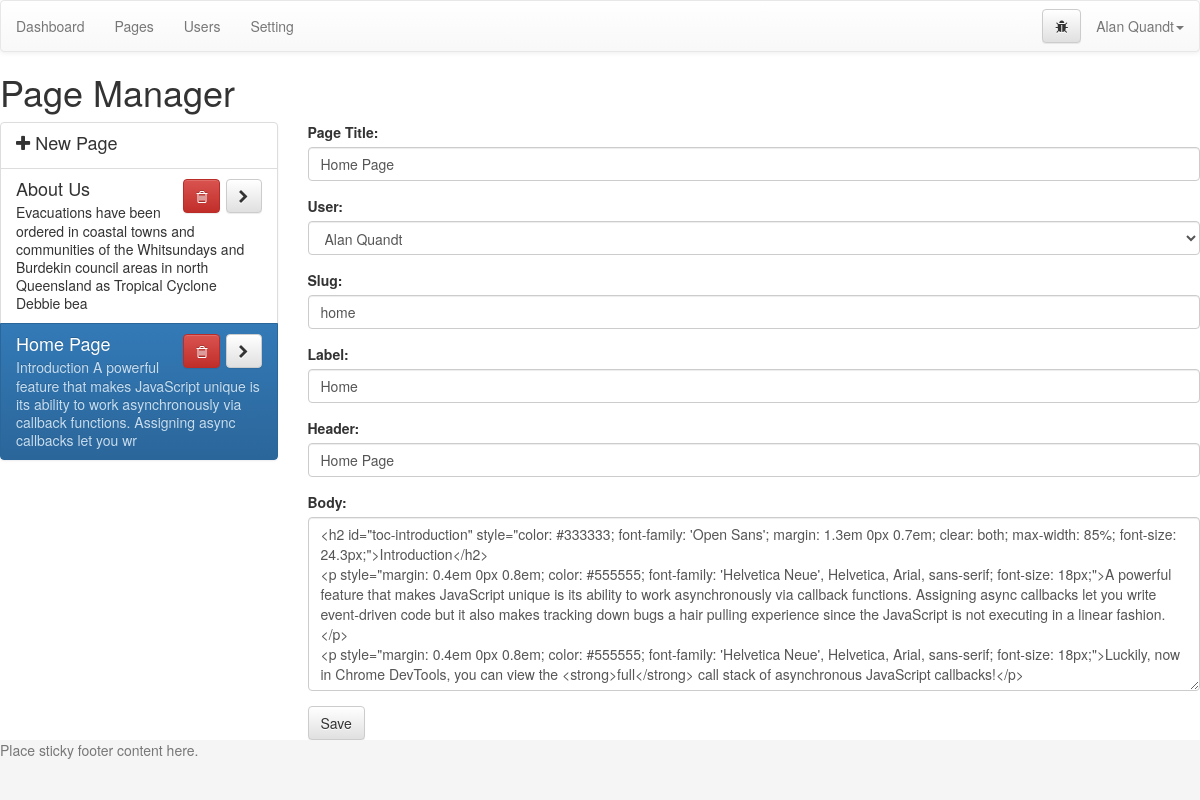
Page /admin/index.php?page=pages&id=19 (signed in) on the committed database.
### tables this page shows
CREATE TABLE `pages` (
  `id` mediumint(9) NOT NULL,
  `user` mediumint(9) DEFAULT '0',
  `slug` varchar(300) NOT NULL,
  `label` varchar(100) NOT NULL,
  `title` varchar(200) NOT NULL,
  `header` varchar(300) NOT NULL,
  `body` longtext NOT NULL
);

### admin/index.php (called while the page is built)
<?php
  include('template/header.php');
  include('views/'.$page.'.php');
  include('template/footer.php');
?>

### admin/functions/data.php (called while the page is built, shortened)
<?php
function data_user($dbc, $id) {
  if(is_numeric($id)) {
    $cond = "where id = '$id'";
  }else {
    $cond = "where email = '$id'";
  }
  $q = "select * from users $cond";
  $r = mysqli_query($dbc, $q);
  $data = mysqli_fetch_assoc($r);
  $data['fullname'] = $data['first'].' '.$data['last'];
  $data['fullname_reverse'] = $data['last'].', '.$data['first'];
  return $data;
}
function data_page($dbc, $id) {
  $q = "SELECT * FROM pages WHERE id = $id";
  $result = mysqli_query($dbc,$q);
  $data = mysqli_fetch_assoc($result);
  $data['body_nohtml'] = strip_tags($data['body']);
  if($data['body'] == $data['body_nohtml']) {
    $data['body_formatted'] = '<p>'.$data['body'].'</p>';
  }else {
    $data['body_formatted'] = $data['body'];
  }
  return $data;
}
?>

### admin/config/queries.php (called while the page is built, shortened)
<?php
  switch ($page) {
    case 'pages':
      if(isset($_GET['id'])) {
        $opened = data_page($dbc, $_GET['id']);
      }
    break;
  }

### admin/config/setup.php (called while the page is built, shortened)
<?php
include('../config/connection.php');
include('functions/data.php');
if(isset($_GET['page'])) {
  $page = $_GET['page'];
}else {
  $page = 'dashboard';
}
include('config/queries.php');
$user = data_user($dbc, $_SESSION['username']);
?>

### admin/views/pages.php (the view, shortened to what this page needs)
<h1>Page Manager</h1>
<div class="row">
  <div class="col-md-3">
    <div class="list-group">
      <a class="list-group-item" href="index.php?page=pages">
        <h4 class="list-group-item-heading"><i class="fa fa-plus"></i> New Page</h4>
      </a>
      <?php
        $q = "select * from pages order by title ASC";
        $r = mysqli_query($dbc, $q);
        while ($list = mysqli_fetch_assoc($r)) {
          $blurb = substr(strip_tags($list['body']), 0, 160);
          ?>
          <div id="page_<?php echo $list['id'] ?>" class="list-group-item <?php selected($list['id'], $opened['id'], 'active'); ?>" >
            <h4 class="list-group-item-heading">
              <?php echo $list['title'] ?>
              <span class="pull-right">
                <a href="#" id="del_<?php echo $list['id'] ?>" class="btn btn-danger btn-delete"><i class="fa fa-trash-o"></i></a>
                <a href="index.php?page=pages&id=<?php echo $list['id'] ?>" class="btn btn-default"><i class="fa fa-chevron-right"></i></a>
              </span>
            </h4>
            <p class="list-group-item-text"><?php echo $blurb ?></p>
          </div>
      <?php } ?>
    </div>
  </div>
  <div class="col-md-9">
    <form action="index.php?page=pages&id=<?php echo $opened['id']; ?>" method="post" role="form">
      <div class="form-group">
        <label for="title">Page Title:</label>
        <input class="form-control" type="text" name="title" value="<?php echo $opened['title'] ?>" id="title" placeholder="Page Title">
      </div>
      <div class="form-group">
        <label for="user">User:</label>
        <select class="form-control" name="user" id="user">
        <?php
          $q = "select id from users order by first ASC";
          $r = mysqli_query($dbc, $q);
          while ($user_list = mysqli_fetch_assoc($r)) {
            $user_data = data_user($dbc, $user_list['id']);
            ?>
            <option value="<?php echo $user_data['id']; ?>" <?php if(isset($_GET['id'])) {selected($user_data['id'], $opened['user'], 'selected'); }else {selected($user_data['id'], $user['id'], 'selected'); } ?>><?php echo $user_data['fullname']; ?></option>
        <?php } ?>
        </select>
      </div>
      <div class="form-group">
        <label for="slug">Slug:</label>
        <input class="form-control" type="text" name="slug" id="slug" value="<?php echo $opened['slug'] ?>" placeholder="Page Slug">
      </div>
      <div class="form-group">
        <label for="label">Label:</label>
        <input class="form-control" type="text" name="label" id="label" value="<?php echo $opened['label'] ?>" placeholder="Page Label">
      </div>
      <div class="form-group">
        <label for="header">Header:</label>
        <input class="form-control" type="text" name="header" id="header" value="<?php echo $opened['header'] ?>" placeholder="Page Header">
      </div>
      <div class="form-group">
        <label for="body">Body:</label>
        <textarea class="form-control editor" name="body" id="body" rows="8" placeholder="Page Body"><?php echo $opened['body'] ?></textarea>
      </div>
      <button type="submit" class="btn btn-default">Save</button>
    </form>
  </div>
</div>

### admin/config/css.php (style rules this page uses)
html { position: relative; min-height: 100%; }
body { margin-bottom: 60px; }

### rows in the picture
pages: title "About Us", body "Evacuations have been ordered in coastal towns and communities of the Whitsundays and Burdekin council areas in north Queensland as Tropical Cyclone Debbie bea"
pages: title "Home Page", body "Introduction A powerful feature that makes JavaScript unique is its ability to work asynchronously via callback functions. Assigning async callbacks let you wr", slug "home", label "Home", header "Home Page", body "<h2 id=\"toc-introduction\" style=\"color: #333333; font-family: 'Open Sans'; margin: 1.3em 0px 0.7em; clear: both; max-width: 85%; font-size: 24.3px;\">Introduction</h2> <p style=\"margin: 0.4em 0px 0.8em; color: #555555; font-family: 'Helvetica Neue', Helvetica, Arial, sans-serif; font-size: 18px;\">A powerful feature that makes JavaScript unique is its ability to work asynchronously via callback functions. Assigning async callbacks let you write event-driven code but it also makes tracking down bugs a hair pulling experience since the JavaScript is not executing in a linear fashion.</p> <p style=\"margin: 0.4em 0px 0.8em; color: #555555; font-family: 'Helvetica Neue', Helvetica, Arial,…"

### other values in the picture
$user['fullname'] "Alan Quandt"
form field user "Alan Quandt"
